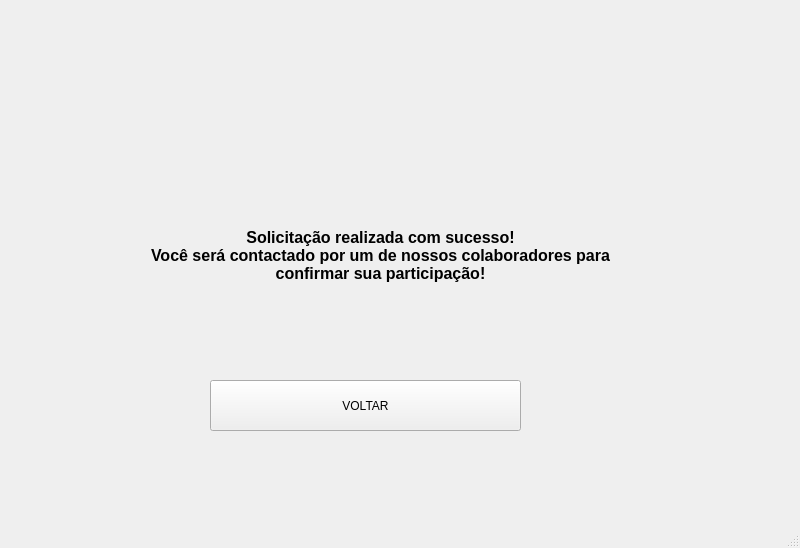
<?xml version="1.0" encoding="UTF-8"?>
<ui version="4.0">
 <class>MainWindow</class>
 <widget class="QMainWindow" name="MainWindow">
  <property name="geometry">
   <rect>
    <x>0</x>
    <y>0</y>
    <width>800</width>
    <height>548</height>
   </rect>
  </property>
  <property name="windowTitle">
   <string>MainWindow</string>
  </property>
  <widget class="QWidget" name="centralwidget">
   <widget class="QLabel" name="label">
    <property name="geometry">
     <rect>
      <x>100</x>
      <y>180</y>
      <width>561</width>
      <height>151</height>
     </rect>
    </property>
    <property name="font">
     <font>
      <pointsize>12</pointsize>
      <weight>75</weight>
      <bold>true</bold>
     </font>
    </property>
    <property name="text">
     <string>Solicitação realizada com sucesso! 
Você será contactado por um de nossos colaboradores para 
confirmar sua participação!</string>
    </property>
    <property name="alignment">
     <set>Qt::AlignCenter</set>
    </property>
   </widget>
   <widget class="QPushButton" name="backButton">
    <property name="geometry">
     <rect>
      <x>210</x>
      <y>380</y>
      <width>311</width>
      <height>51</height>
     </rect>
    </property>
    <property name="text">
     <string>VOLTAR</string>
    </property>
   </widget>
   <widget class="QLabel" name="label_2">
    <property name="geometry">
     <rect>
      <x>290</x>
      <y>70</y>
      <width>141</width>
      <height>131</height>
     </rect>
    </property>
    <property name="text">
     <string>&lt;html&gt;&lt;head/&gt;&lt;body&gt;&lt;p&gt;&lt;img src=&quot;:/success/check-circle.png&quot;/&gt;&lt;/p&gt;&lt;/body&gt;&lt;/html&gt;</string>
    </property>
   </widget>
  </widget>
  <widget class="QMenuBar" name="menubar">
   <property name="geometry">
    <rect>
     <x>0</x>
     <y>0</y>
     <width>800</width>
     <height>21</height>
    </rect>
   </property>
  </widget>
  <widget class="QStatusBar" name="statusbar"/>
 </widget>
 <resources>
  <include location="assets.qrc"/>
 </resources>
 <connections/>
</ui>
